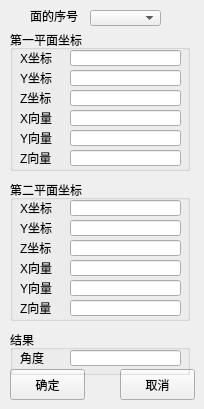
   <widget class="QWidget" name="page_6">
    <widget class="QPushButton" name="pushButton_14">
     <property name="geometry">
      <rect>
       <x>10</x>
       <y>369</y>
       <width>75</width>
       <height>31</height>
      </rect>
     </property>
     <property name="text">
      <string>确定</string>
     </property>
    </widget>
    <widget class="QGroupBox" name="groupBox_12">
     <property name="geometry">
      <rect>
       <x>10</x>
       <y>30</y>
       <width>180</width>
       <height>141</height>
      </rect>
     </property>
     <property name="title">
      <string>第一平面坐标</string>
     </property>
     <widget class="QLabel" name="label_40">
      <property name="geometry">
       <rect>
        <x>10</x>
        <y>20</y>
        <width>41</width>
        <height>16</height>
       </rect>
      </property>
      <property name="text">
       <string>X坐标</string>
      </property>
     </widget>
     <widget class="QLineEdit" name="TwoPlaneOneXCoordinate">
      <property name="geometry">
       <rect>
        <x>60</x>
        <y>20</y>
        <width>111</width>
        <height>16</height>
       </rect>
      </property>
      <property name="text">
       <string/>
      </property>
      <property name="readOnly">
       <bool>true</bool>
      </property>
     </widget>
     <widget class="QLabel" name="label_41">
      <property name="geometry">
       <rect>
        <x>10</x>
        <y>40</y>
        <width>41</width>
        <height>16</height>
       </rect>
      </property>
      <property name="text">
       <string>Y坐标</string>
      </property>
     </widget>
     <widget class="QLineEdit" name="TwoPlaneOneYCoordinate">
      <property name="geometry">
       <rect>
        <x>60</x>
        <y>40</y>
        <width>111</width>
        <height>16</height>
       </rect>
      </property>
      <property name="text">
       <string/>
      </property>
      <property name="readOnly">
       <bool>true</bool>
      </property>
     </widget>
     <widget class="QLineEdit" name="TwoPlaneOneZCoordinate">
      <property name="geometry">
       <rect>
        <x>60</x>
        <y>60</y>
        <width>111</width>
        <height>16</height>
       </rect>
      </property>
      <property name="text">
       <string/>
      </property>
      <property name="readOnly">
       <bool>true</bool>
      </property>
     </widget>
     <widget class="QLabel" name="label_42">
      <property name="geometry">
       <rect>
        <x>10</x>
        <y>60</y>
        <width>41</width>
        <height>16</height>
       </rect>
      </property>
      <property name="text">
       <string>Z坐标</string>
      </property>
     </widget>
     <widget class="QLabel" name="label_43">
      <property name="geometry">
       <rect>
        <x>10</x>
        <y>100</y>
        <width>41</width>
        <height>16</height>
       </rect>
      </property>
      <property name="text">
       <string>Y向量</string>
      </property>
     </widget>
     <widget class="QLineEdit" name="TwoPlaneTwoZCoordinate">
      <property name="geometry">
       <rect>
        <x>60</x>
        <y>120</y>
        <width>111</width>
        <height>16</height>
       </rect>
      </property>
      <property name="text">
       <string/>
      </property>
      <property name="readOnly">
       <bool>true</bool>
      </property>
     </widget>
     <widget class="QLabel" name="label_44">
      <property name="geometry">
       <rect>
        <x>10</x>
        <y>80</y>
        <width>41</width>
        <height>16</height>
       </rect>
      </property>
      <property name="text">
       <string>X向量</string>
      </property>
     </widget>
     <widget class="QLineEdit" name="TwoPlaneTwoYCoordinate">
      <property name="geometry">
       <rect>
        <x>60</x>
        <y>100</y>
        <width>111</width>
        <height>16</height>
       </rect>
      </property>
      <property name="text">
       <string/>
      </property>
      <property name="readOnly">
       <bool>true</bool>
      </property>
     </widget>
     <widget class="QLineEdit" name="TwoPlaneTwoXCoordinate">
      <property name="geometry">
       <rect>
        <x>60</x>
        <y>80</y>
        <width>111</width>
        <height>16</height>
       </rect>
      </property>
      <property name="text">
       <string/>
      </property>
      <property name="readOnly">
       <bool>true</bool>
      </property>
     </widget>
     <widget class="QLabel" name="label_45">
      <property name="geometry">
       <rect>
        <x>10</x>
        <y>120</y>
        <width>41</width>
        <height>16</height>
       </rect>
      </property>
      <property name="text">
       <string>Z向量</string>
      </property>
     </widget>
    </widget>
    <widget class="QPushButton" name="pushButton_15">
     <property name="geometry">
      <rect>
       <x>120</x>
       <y>369</y>
       <width>75</width>
       <height>31</height>
      </rect>
     </property>
     <property name="text">
      <string>取消</string>
     </property>
    </widget>
    <widget class="QGroupBox" name="groupBox_13">
     <property name="geometry">
      <rect>
       <x>10</x>
       <y>180</y>
       <width>180</width>
       <height>141</height>
      </rect>
     </property>
     <property name="title">
      <string>第二平面坐标</string>
     </property>
     <widget class="QLabel" name="label_46">
      <property name="geometry">
       <rect>
        <x>10</x>
        <y>20</y>
        <width>41</width>
        <height>16</height>
       </rect>
      </property>
      <property name="text">
       <string>X坐标</string>
      </property>
     </widget>
     <widget class="QLineEdit" name="TwoPlaneOneXCoordinate_2">
      <property name="geometry">
       <rect>
        <x>60</x>
        <y>20</y>
        <width>111</width>
        <height>16</height>
       </rect>
      </property>
      <property name="text">
       <string/>
      </property>
      <property name="readOnly">
       <bool>true</bool>
      </property>
     </widget>
     <widget class="QLabel" name="label_47">
      <property name="geometry">
       <rect>
        <x>10</x>
        <y>40</y>
        <width>41</width>
        <height>16</height>
       </rect>
      </property>
      <property name="text">
       <string>Y坐标</string>
      </property>
     </widget>
     <widget class="QLineEdit" name="TwoPlaneOneYCoordinate_2">
      <property name="geometry">
       <rect>
        <x>60</x>
        <y>40</y>
        <width>111</width>
        <height>16</height>
       </rect>
      </property>
      <property name="text">
       <string/>
      </property>
      <property name="readOnly">
       <bool>true</bool>
      </property>
     </widget>
     <widget class="QLineEdit" name="TwoPlaneOneZCoordinate_2">
      <property name="geometry">
       <rect>
        <x>60</x>
        <y>60</y>
        <width>111</width>
        <height>16</height>
       </rect>
      </property>
      <property name="text">
       <string/>
      </property>
      <property name="readOnly">
       <bool>true</bool>
      </property>
     </widget>
     <widget class="QLabel" name="label_48">
      <property name="geometry">
       <rect>
        <x>10</x>
        <y>60</y>
        <width>41</width>
        <height>16</height>
       </rect>
      </property>
      <property name="text">
       <string>Z坐标</string>
      </property>
     </widget>
     <widget class="QLabel" name="label_49">
      <property name="geometry">
       <rect>
        <x>10</x>
        <y>100</y>
        <width>41</width>
        <height>16</height>
       </rect>
      </property>
      <property name="text">
       <string>Y向量</string>
      </property>
     </widget>
     <widget class="QLineEdit" name="TwoPlaneTwoZCoordinate_2">
      <property name="geometry">
       <rect>
        <x>60</x>
        <y>120</y>
        <width>111</width>
        <height>16</height>
       </rect>
      </property>
      <property name="text">
       <string/>
      </property>
      <property name="readOnly">
       <bool>true</bool>
      </property>
     </widget>
     <widget class="QLabel" name="label_50">
      <property name="geometry">
       <rect>
        <x>10</x>
        <y>80</y>
        <width>41</width>
        <height>16</height>
       </rect>
      </property>
      <property name="text">
       <string>X向量</string>
      </property>
     </widget>
     <widget class="QLineEdit" name="TwoPlaneTwoYCoordinate_2">
      <property name="geometry">
       <rect>
        <x>60</x>
        <y>100</y>
        <width>111</width>
        <height>16</height>
       </rect>
      </property>
      <property name="text">
       <string/>
      </property>
      <property name="readOnly">
       <bool>true</bool>
      </property>
     </widget>
     <widget class="QLineEdit" name="TwoPlaneTwoXCoordinate_2">
      <property name="geometry">
       <rect>
        <x>60</x>
        <y>80</y>
        <width>111</width>
        <height>16</height>
       </rect>
      </property>
      <property name="text">
       <string/>
      </property>
      <property name="readOnly">
       <bool>true</bool>
      </property>
     </widget>
     <widget class="QLabel" name="label_51">
      <property name="geometry">
       <rect>
        <x>10</x>
        <y>120</y>
        <width>41</width>
        <height>16</height>
       </rect>
      </property>
      <property name="text">
       <string>Z向量</string>
      </property>
     </widget>
    </widget>
    <widget class="QGroupBox" name="groupBox_18">
     <property name="geometry">
      <rect>
       <x>10</x>
       <y>330</y>
       <width>180</width>
       <height>45</height>
      </rect>
     </property>
     <property name="title">
      <string>结果</string>
     </property>
     <widget class="QLabel" name="label_56">
      <property name="geometry">
       <rect>
        <x>10</x>
        <y>20</y>
        <width>41</width>
        <height>16</height>
       </rect>
      </property>
      <property name="text">
       <string>角度</string>
      </property>
     </widget>
     <widget class="QLineEdit" name="fiveLength">
      <property name="geometry">
       <rect>
        <x>60</x>
        <y>20</y>
        <width>111</width>
        <height>16</height>
       </rect>
      </property>
      <property name="text">
       <string/>
      </property>
      <property name="readOnly">
       <bool>true</bool>
      </property>
     </widget>
    </widget>
    <widget class="QLabel" name="label_63">
     <property name="geometry">
      <rect>
       <x>30</x>
       <y>10</y>
       <width>54</width>
       <height>12</height>
      </rect>
     </property>
     <property name="text">
      <string>面的序号</string>
     </property>
    </widget>
    <widget class="QComboBox" name="comboBoxSurfaceIndex">
     <property name="geometry">
      <rect>
       <x>90</x>
       <y>10</y>
       <width>71</width>
       <height>16</height>
      </rect>
     </property>
    </widget>
   </widget>
